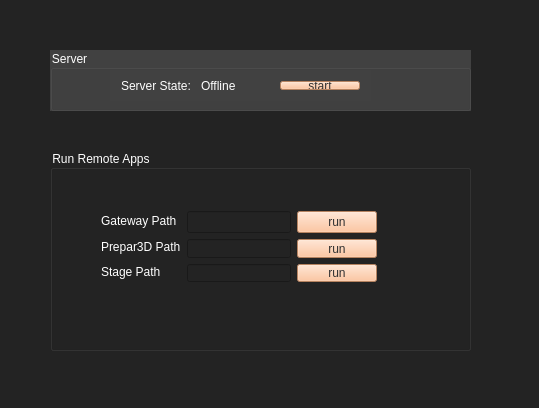
<?xml version="1.0" encoding="UTF-8"?>
<ui version="4.0">
 <class>InvokeClass</class>
 <widget class="QMainWindow" name="InvokeClass">
  <property name="geometry">
   <rect>
    <x>0</x>
    <y>0</y>
    <width>539</width>
    <height>408</height>
   </rect>
  </property>
  <property name="windowTitle">
   <string>Invoke</string>
  </property>
  <property name="styleSheet">
   <string notr="true">background-color: rgb(104, 91, 126);
background-color: rgb(35, 35, 35);
color: rgb(255, 255, 255);</string>
  </property>
  <widget class="QWidget" name="centralWidget">
   <widget class="QGroupBox" name="connectRemote_GroupBox">
    <property name="geometry">
     <rect>
      <x>50</x>
      <y>150</y>
      <width>421</width>
      <height>201</height>
     </rect>
    </property>
    <property name="styleSheet">
     <string notr="true"/>
    </property>
    <property name="title">
     <string>Run Remote Apps</string>
    </property>
    <widget class="QWidget" name="layoutWidget">
     <property name="geometry">
      <rect>
       <x>40</x>
       <y>50</y>
       <width>298</width>
       <height>93</height>
      </rect>
     </property>
     <layout class="QHBoxLayout" name="horizontalLayout_2">
      <item>
       <layout class="QVBoxLayout" name="verticalLayout_3">
        <item>
         <widget class="QLabel" name="gateway_label">
          <property name="styleSheet">
           <string notr="true">color: rgb(255, 255, 255);</string>
          </property>
          <property name="text">
           <string>Gateway Path</string>
          </property>
         </widget>
        </item>
        <item>
         <widget class="QLabel" name="P3_label">
          <property name="styleSheet">
           <string notr="true">color: rgb(255, 255, 255);</string>
          </property>
          <property name="text">
           <string>Prepar3D Path</string>
          </property>
         </widget>
        </item>
        <item>
         <widget class="QLabel" name="Stage_label">
          <property name="styleSheet">
           <string notr="true">color: rgb(255, 255, 255);
</string>
          </property>
          <property name="text">
           <string>Stage Path</string>
          </property>
         </widget>
        </item>
       </layout>
      </item>
      <item>
       <layout class="QVBoxLayout" name="verticalLayout">
        <item>
         <layout class="QHBoxLayout" name="horizontalLayout_3">
          <item>
           <widget class="QLineEdit" name="gateway_lineEdit"/>
          </item>
          <item>
           <widget class="QPushButton" name="runGateway">
            <property name="styleSheet">
             <string notr="true">color: rgb(49, 49, 49);
background-color: rgb(255, 183, 135);</string>
            </property>
            <property name="text">
             <string>run</string>
            </property>
           </widget>
          </item>
         </layout>
        </item>
        <item>
         <layout class="QVBoxLayout" name="verticalLayout_2">
          <item>
           <layout class="QHBoxLayout" name="horizontalLayout_4">
            <item>
             <widget class="QLineEdit" name="P3_lineEdit"/>
            </item>
            <item>
             <widget class="QPushButton" name="runP3">
              <property name="styleSheet">
               <string notr="true">color: rgb(49, 49, 49);
background-color: rgb(255, 183, 135);</string>
              </property>
              <property name="text">
               <string>run</string>
              </property>
             </widget>
            </item>
           </layout>
          </item>
          <item>
           <layout class="QHBoxLayout" name="horizontalLayout_5">
            <item>
             <widget class="QLineEdit" name="stage_lineEdit"/>
            </item>
            <item>
             <widget class="QPushButton" name="runStage">
              <property name="styleSheet">
               <string notr="true">color: rgb(49, 49, 49);
background-color: rgb(255, 183, 135);</string>
              </property>
              <property name="text">
               <string>run</string>
              </property>
             </widget>
            </item>
           </layout>
          </item>
         </layout>
        </item>
       </layout>
      </item>
     </layout>
    </widget>
   </widget>
   <widget class="QGroupBox" name="groupBox">
    <property name="geometry">
     <rect>
      <x>50</x>
      <y>50</y>
      <width>421</width>
      <height>61</height>
     </rect>
    </property>
    <property name="styleSheet">
     <string notr="true">background-color: rgb(65, 65, 65);
font: 8pt &quot;Nirmala UI Semilight&quot;;</string>
    </property>
    <property name="title">
     <string>Server</string>
    </property>
    <widget class="QWidget" name="layoutWidget">
     <property name="geometry">
      <rect>
       <x>60</x>
       <y>20</y>
       <width>261</width>
       <height>31</height>
      </rect>
     </property>
     <layout class="QHBoxLayout" name="horizontalLayout">
      <item>
       <widget class="QLabel" name="label">
        <property name="styleSheet">
         <string notr="true">font: 75 10pt &quot;MS Shell Dlg 2&quot;;</string>
        </property>
        <property name="text">
         <string>Server State:</string>
        </property>
       </widget>
      </item>
      <item>
       <widget class="QLabel" name="serverConnect">
        <property name="styleSheet">
         <string notr="true">font: 10pt &quot;Nirmala UI Semilight&quot;;
</string>
        </property>
        <property name="text">
         <string>Offline</string>
        </property>
       </widget>
      </item>
      <item>
       <widget class="QPushButton" name="startServer">
        <property name="styleSheet">
         <string notr="true">color: rgb(49, 49, 49);
background-color: rgb(255, 183, 135);</string>
        </property>
        <property name="text">
         <string>start</string>
        </property>
       </widget>
      </item>
     </layout>
    </widget>
   </widget>
   <widget class="QSplitter" name="splitter_3">
    <property name="geometry">
     <rect>
      <x>30</x>
      <y>0</y>
      <width>0</width>
      <height>0</height>
     </rect>
    </property>
    <property name="orientation">
     <enum>Qt::Vertical</enum>
    </property>
   </widget>
   <widget class="QWidget" name="layoutWidget">
    <property name="geometry">
     <rect>
      <x>30</x>
      <y>0</y>
      <width>2</width>
      <height>2</height>
     </rect>
    </property>
    <layout class="QHBoxLayout" name="horizontalLayout_6"/>
   </widget>
  </widget>
  <widget class="QStatusBar" name="statusBar"/>
 </widget>
 <layoutdefault spacing="6" margin="11"/>
 <resources>
  <include location="invoke.qrc"/>
 </resources>
 <connections/>
 <slots>
  <slot>on_runGatewayClicked()</slot>
  <slot>on_runStageClicked()</slot>
  <slot>on_runP3Clicked()</slot>
  <slot>on_getRemoteIPClicked()</slot>
 </slots>
</ui>
